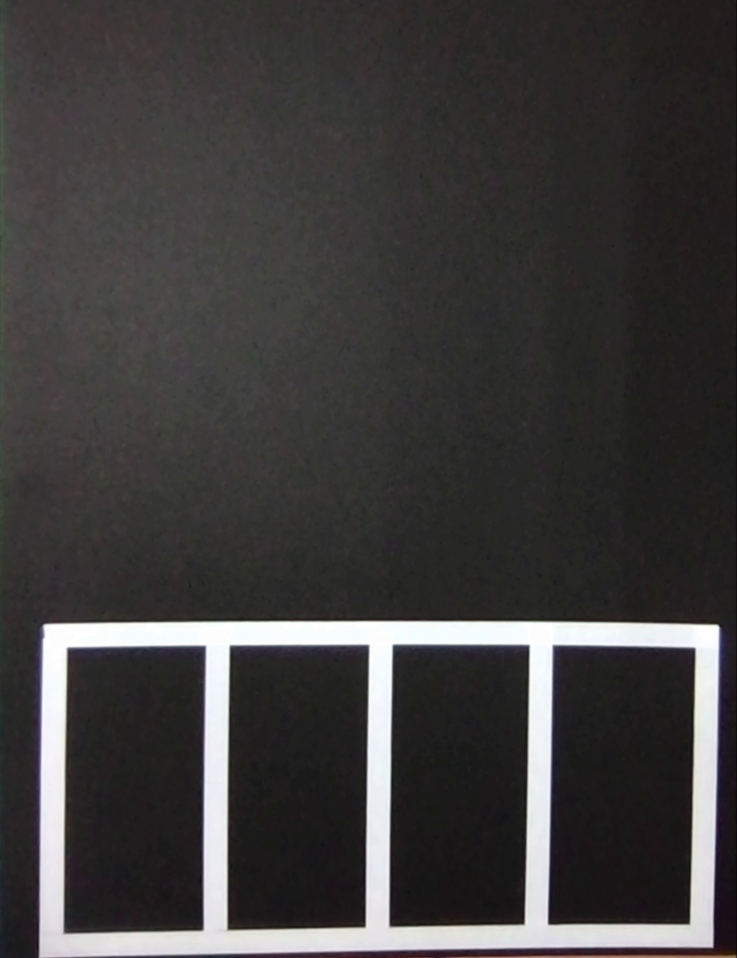
#> input picture 06. Lane Detection/capture.png, 737 x 958 px, shrunk from 1408 x 1830 before the run, given in place of the camera
$ python adaptive_threshold.py
#> lines starting #> are read from the running program, lines starting #| are printed output that depends on the picture; after the words box and inside, x2 and y2 are one past the last pixel; in counts of white or black regions, pixels touching at a corner belong together
import cv2
import numpy as np

cap = cv2.VideoCapture(0) # 동영상 불러오기

while(cap.isOpened()):
    ret, image = cap.read()
#> image is the input picture: shape (958, 737, 3); mean B, G, R 61.2, 61.3, 63.3

    src = cv2.cvtColor(image, cv2.COLOR_BGR2GRAY)
    # blur = cv2.GaussianBlur(src,(5,5),0)
    cv2.imshow('src', src)

    ret, dst = cv2.threshold(src, 0, 255, cv2.THRESH_BINARY + cv2.THRESH_OTSU)
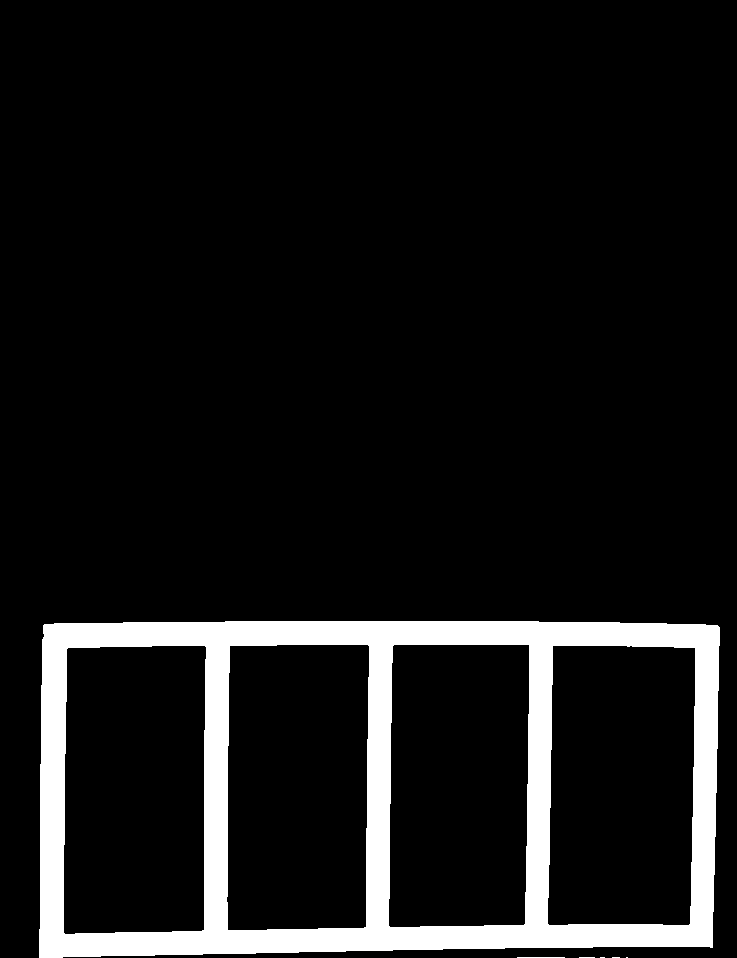
#> dst: shape (958, 737); 9.3% white; 6 white regions (4 under 20 px), largest, box (x1, y1, x2, y2) and area: (39, 621, 720, 958) 65815, (517, 957, 565, 958) 48
#> ret = 137
    cv2.imshow('dst', dst)

    dst2 = cv2.adaptiveThreshold(src, 255, cv2.ADAPTIVE_THRESH_MEAN_C, cv2.THRESH_BINARY, 51, 7)
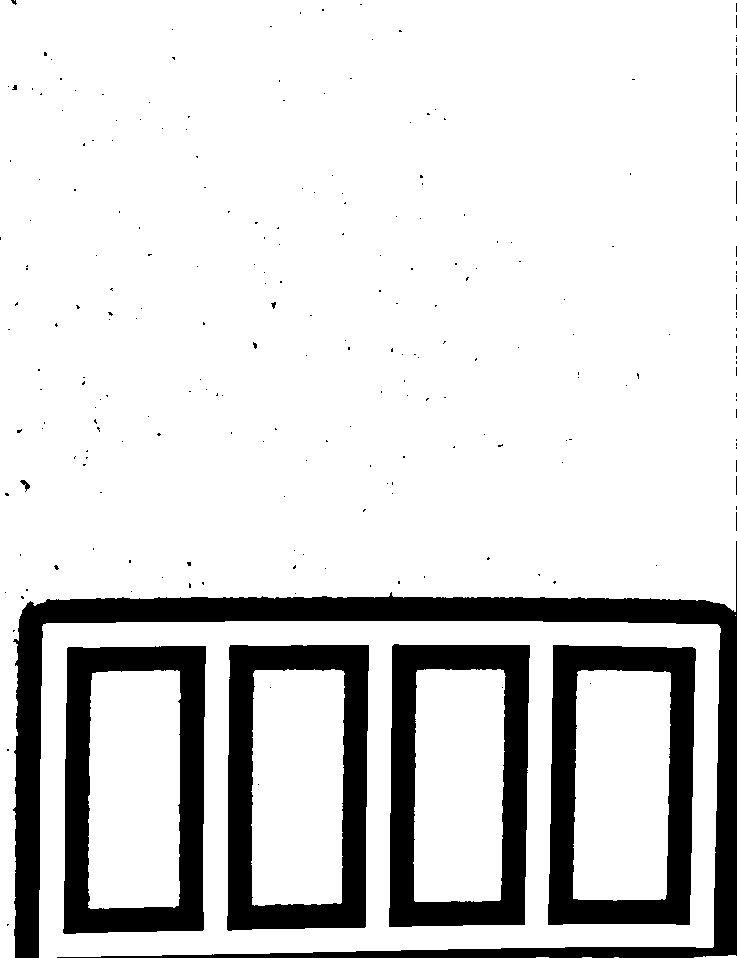
#> dst2: shape (958, 737); 84.6% white; 240 black regions (231 under 20 px), largest, box (x1, y1, x2, y2) and area: (13, 541, 737, 958) 36154, (63, 646, 206, 934) 18164, (227, 645, 369, 931) 18038
    cv2.imshow('dst2', dst2)

    dst3 = cv2.adaptiveThreshold(src, 255, cv2.ADAPTIVE_THRESH_GAUSSIAN_C, cv2.THRESH_BINARY, 51, 7)
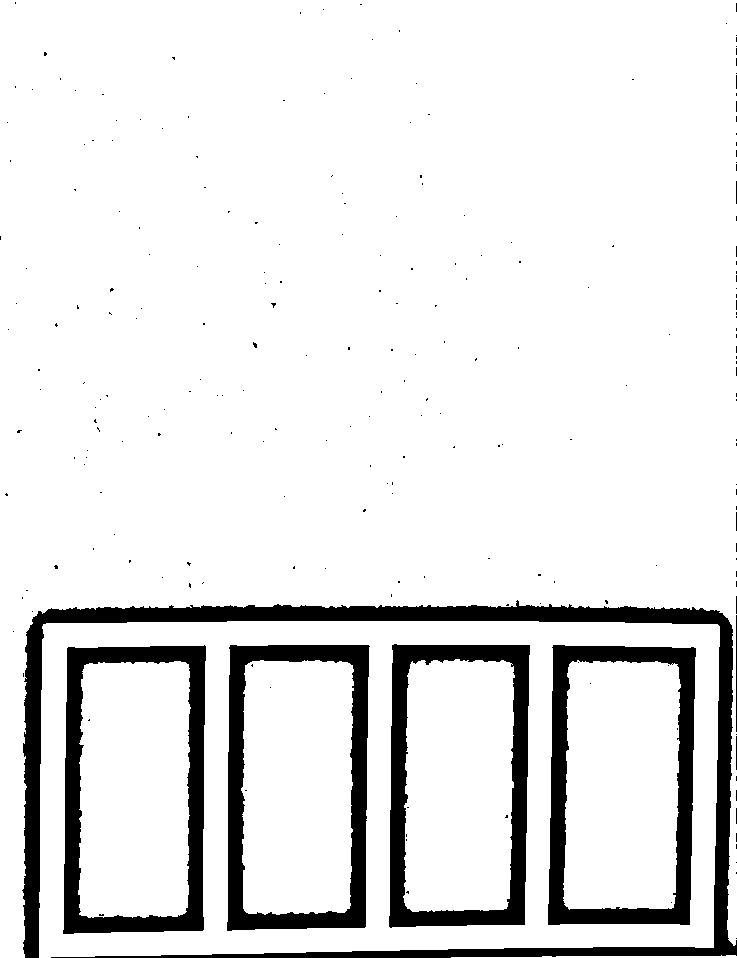
#> dst3: shape (958, 737); 89.7% white; 233 black regions (225 under 20 px), largest, box (x1, y1, x2, y2) and area: (22, 600, 737, 958) 24018, (63, 645, 206, 934) 12157, (227, 645, 370, 931) 12114
    cv2.imshow('dst3', dst3)

    if cv2.waitKey(1) & 0xFF == ord('q'):
#> (key q is pressed here)
        break
